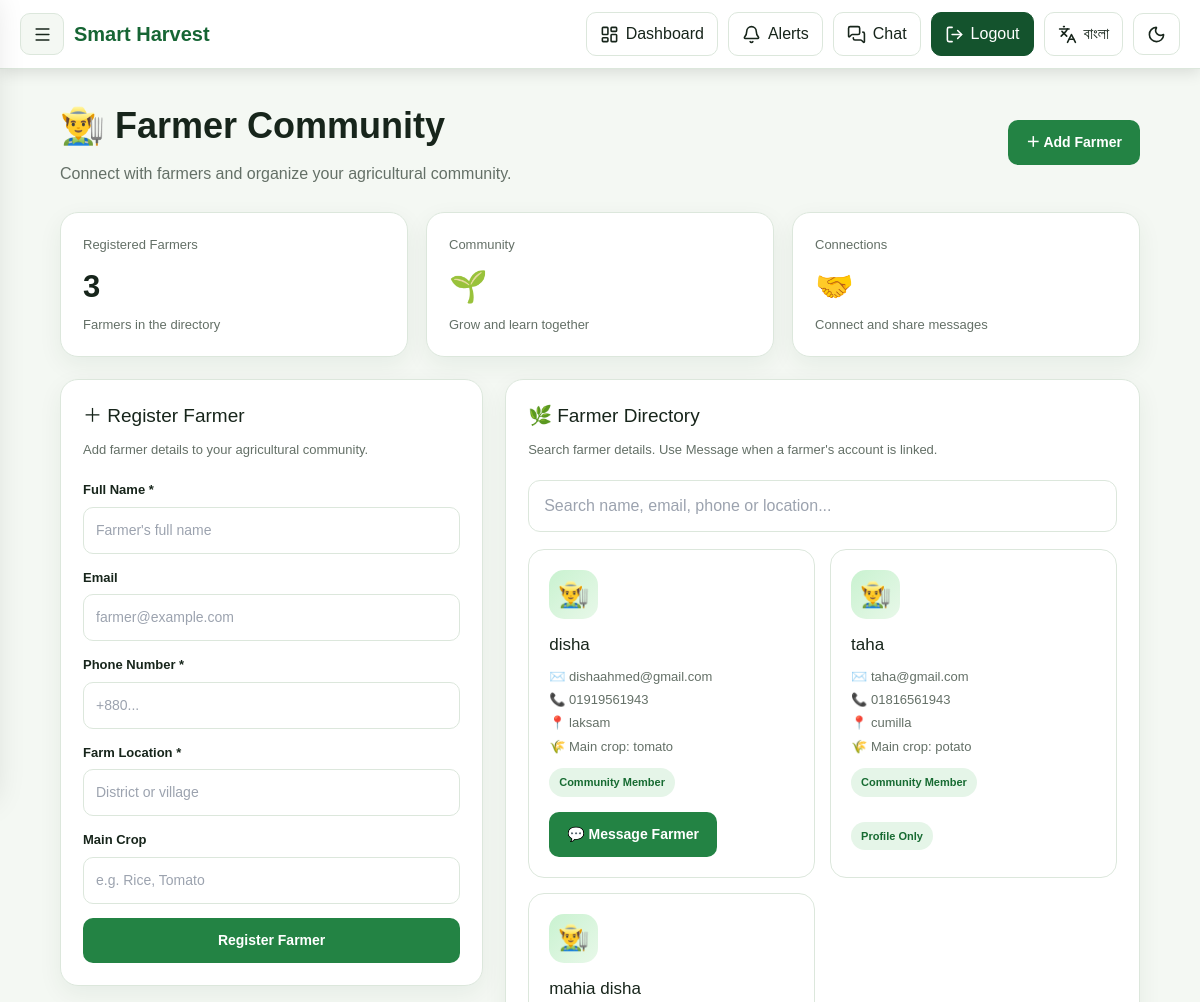
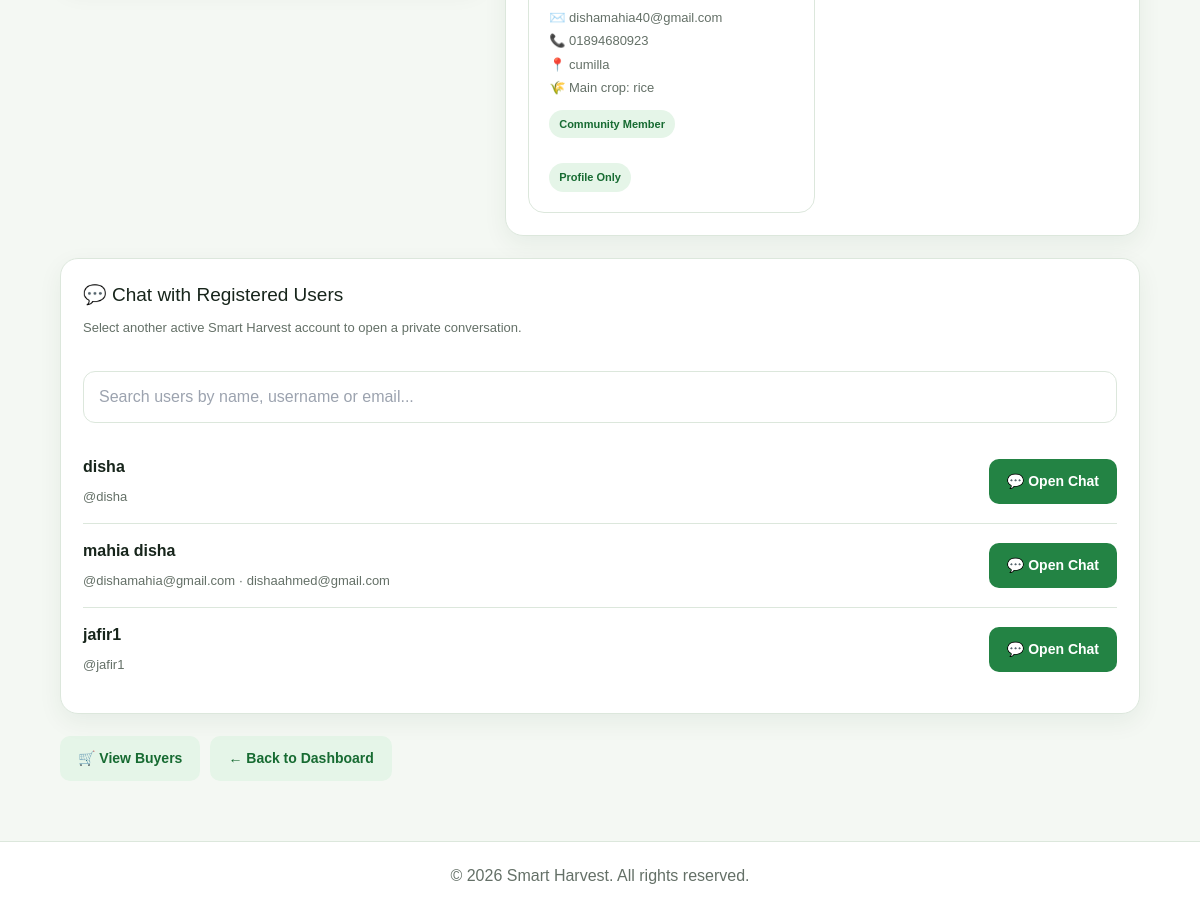
Page /farmers/ (signed in) on the committed database (2 pictures, top to bottom).
### harvest_irregation/models.py (models this page shows, shortened)
class Farmer(models.Model):
    name = models.CharField(max_length=150)
    email = models.EmailField(blank=True)
    phone = models.CharField(max_length=20)
    location = models.CharField(max_length=200)
    main_crop = models.CharField(
        max_length=100,
        blank=True,
    )
    user = models.OneToOneField(
        User,
        on_delete=models.SET_NULL,
        null=True,
        blank=True,
        related_name="farmer_profile",
    )
    created_by = models.ForeignKey(
        User,
        on_delete=models.CASCADE,
        related_name="registered_farmers",
    )
    created_at = models.DateTimeField(
        auto_now_add=True,
    )
    class Meta:
        ordering = ["-created_at"]

### harvest_irregation/views.py (the view, shortened to what this page needs)
# urls.py: path("farmers/", views.farmers, name="farmers"),
@login_required(login_url="login")
@require_http_methods(["GET", "POST"])
def farmers(request):
    farmer_list = Farmer.objects.select_related("user", "created_by").all()
    chat_users = User.objects.filter(is_active=True).exclude(
        pk=request.user.pk
    ).order_by("username")
    return render(
        request,
        "farmers.html",
        {
            "farmers": farmer_list,
            "chat_users": chat_users,
        },
    )

### templates/farmers.html (shortened to what this page needs)
{% extends "base.html" %}
{% load static %}
{% block content %}
<div class="fm-page">
    <header class="fm-head">
        <div>
            <h1>👨‍🌾 Farmer Community</h1>
            <p>Connect with farmers and organize your agricultural community.</p>
        </div>
        <a class="fm-btn" href="#add-farmer">＋ Add Farmer</a>
    </header>
    <div class="fm-stats">
        <article class="fm-card">
            <div class="fm-label">Registered Farmers</div>
            <div class="fm-number">{{ farmers|length }}</div>
            <div class="fm-label">Farmers in the directory</div>
        </article>
        <article class="fm-card">
            <div class="fm-label">Community</div>
            <div class="fm-number">🌱</div>
            <div class="fm-label">Grow and learn together</div>
        </article>
        <article class="fm-card">
            <div class="fm-label">Connections</div>
            <div class="fm-number">🤝</div>
            <div class="fm-label">Connect and share messages</div>
        </article>
    </div>
    <div class="fm-content">
        <section class="fm-card" id="add-farmer">
            <h2>＋ Register Farmer</h2>
            <p class="fm-help">
                Add farmer details to your agricultural community.
            </p>
            <form method="POST" action="{% url 'farmers' %}" class="fm-form">
                <div class="fm-field">
                    <label for="fm-name">Full Name *</label>
                    <input id="fm-name" name="name" type="text"
                           placeholder="Farmer's full name"
                           maxlength="150" autocomplete="name" required>
                </div>
                <div class="fm-field">
                    <label for="fm-email">Email</label>
                    <input id="fm-email" name="email" type="email"
                           placeholder="farmer@example.com"
                           maxlength="254" autocomplete="email">
                </div>
                <div class="fm-field">
                    <label for="fm-phone">Phone Number *</label>
                    <input id="fm-phone" name="phone" type="tel"
                           placeholder="+880..."
                           maxlength="20" autocomplete="tel" required>
                </div>
                <div class="fm-field">
                    <label for="fm-location">Farm Location *</label>
                    <input id="fm-location" name="location" type="text"
                           placeholder="District or village"
                           maxlength="200" required>
                </div>
                <div class="fm-field">
                    <label for="fm-crop">Main Crop</label>
                    <input id="fm-crop" name="main_crop" type="text"
                           placeholder="e.g. Rice, Tomato" maxlength="100">
                </div>
                <button type="submit" class="fm-btn">
                    Register Farmer
                </button>
            </form>
        </section>
        <section class="fm-card">
            <h2>🌿 Farmer Directory</h2>
            <p class="fm-help">
                Search farmer details. Use Message when a farmer's account is linked.
            </p>
            <input class="fm-search"
                   id="farmerSearch"
                   type="search"
                   placeholder="Search name, email, phone or location..."
                   aria-label="Search farmers">
            <div class="fm-list" id="farmerList">
                {% for farmer in farmers %}
                    <article class="fm-person farmer-item">
                        <div class="fm-avatar" aria-hidden="true">👨‍🌾</div>
                        <h3>{{ farmer.name }}</h3>
                        <div class="fm-detail">
                            {% if farmer.email %}
                                ✉️ {{ farmer.email }}
                            {% else %}
                                ✉️ Email not provided
                            {% endif %}
                            <br>📞 {{ farmer.phone }}
                            <br>📍 {{ farmer.location }}
                            {% if farmer.main_crop %}
                                <br>🌾 Main crop: {{ farmer.main_crop }}
                            {% endif %}
                        </div>
                        <span class="fm-tag">Community Member</span>
                        <div class="fm-person-actions">
                            {% if farmer.user_id %}
                                {% if farmer.user_id != request.user.id %}
                                    <a class="fm-btn"
                                       href="{% url 'direct_chat' user_id=farmer.user_id %}">
                                        💬 Message Farmer
                                    </a>
                                {% else %}
                                    <span class="fm-tag">Your Account</span>
                                {% endif %}
                            {% else %}
                                <span class="fm-tag"
                                      title="This farmer has no linked login account.">
                                    Profile Only
                                </span>
                            {% endif %}
                        </div>
                    </article>
                {% empty %}
                    <div class="fm-empty">
                        <div style="font-size:40px">🌾</div>
                        <strong>No farmers found</strong>
                        <p>Registered farmers will appear here.</p>
                    </div>
                {% endfor %}
            </div>
        </section>
    </div>
    <section class="fm-card fm-chat-section">
        <h2>💬 Chat with Registered Users</h2>
        <p class="fm-help">
            Select another active Smart Harvest account to open a private conversation.
        </p>
        <input
            class="fm-search fm-chat-search"
            id="chatUserSearch"
            type="search"
            placeholder="Search users by name, username or email..."
            aria-label="Search registered users"
        >
        <div id="chatUserList">
            {% for chat_user in chat_users %}
                <div class="fm-chat-user chat-user">
                    <div class="fm-chat-user-info">
                        <strong>
                            {% if chat_user.first_name %}
                                {{ chat_user.first_name }}
                            {% else %}
                                {{ chat_user.username }}
                            {% endif %}
                        </strong>
                        <span>
                            @{{ chat_user.username }}
                            {% if chat_user.email %}
                                · {{ chat_user.email }}
                            {% endif %}
                        </span>
                    </div>
                    <a
                        class="fm-btn"
                        href="{% url 'direct_chat' user_id=chat_user.id %}"
                    >
                        💬 Open Chat
                    </a>
                </div>
            {% empty %}
                <div class="fm-empty">
                    No other registered users are available yet.
                    Create a second test account to try messaging.
                </div>
            {% endfor %}
        </div>
    </section>
    <div class="fm-footer-actions">
        <a class="fm-btn alt" href="{% url 'buyers' %}">🛒 View Buyers</a>
        <a class="fm-btn alt" href="{% url 'dashboard' %}">← Back to Dashboard</a>
    </div>
</div>
{% endblock %}

### templates/base.html (shortened to what this page needs)
{% load static %}
<!DOCTYPE html>
<html lang="en" data-theme="light">
<head>
    <script src="https://cdn.tailwindcss.com"></script>
</head>
<body>
<header class="top-navbar">
    <div class="nav-left">
        <button class="menu-toggle" id="sidebarToggle"
                type="button" aria-label="Open navigation menu"
                aria-controls="slideSidebar" aria-expanded="false">
            <i data-lucide="menu"></i>
        </button>
        <a href="{% url 'index' %}" class="brand">
            <span>Smart Harvest</span>
        </a>
    </div>
    <div class="nav-right">
        {% if request.user.is_authenticated %}
            <a href="{% url 'dashboard' %}" class="nav-btn">
                <i data-lucide="layout-dashboard"></i>
                <span class="btn-text" data-en="Dashboard" data-bn="ড্যাশবোর্ড">Dashboard</span>
            </a>
            <div class="notification-wrap">
                <a href="{% url 'dashboard' %}#notifications"
                   class="nav-btn" aria-label="Notifications"
                   title="Notifications">
                    <i data-lucide="bell"></i>
                    <span class="btn-text" data-en="Alerts" data-bn="নোটিফিকেশন">Alerts</span>
                </a>
            </div>
            <a href="{% url 'farmers' %}" class="nav-btn"
               title="Chat with farmers and buyers">
                <i data-lucide="messages-square"></i>
                <span class="btn-text" data-en="Chat" data-bn="চ্যাট">Chat</span>
            </a>
            <form method="post" action="{% url 'logout' %}" style="display:inline;">
                <button type="submit" class="nav-btn login-btn">
                    <i data-lucide="log-out"></i>
                    <span class="btn-text" data-en="Logout" data-bn="লগআউট">Logout</span>
                </button>
            </form>
        {% endif %}
        <button class="nav-btn" id="languageToggle" type="button"
                aria-label="Change language">
            <i data-lucide="languages"></i>
            <span id="languageLabel">বাংলা</span>
        </button>
        <button class="nav-btn" id="themeToggle" type="button"
                aria-label="Toggle dark mode">
            <i data-lucide="moon" id="themeIcon"></i>
        </button>
    </div>
</header>
<main class="page-content">
    {% block content %}{% endblock %}
</main>
{% block footer %}
<footer class="site-footer">
    <p>
        &copy; {% now "Y" %} Smart Harvest.
        <span data-en="All rights reserved." data-bn="সর্বস্বত্ব সংরক্ষিত।">
        </span>
    </p>
</footer>
{% endblock %}
</body>
</html>

### templates/farmers.html (style rules this page uses)
.fm-page { padding: 30px 5%; min-height: 80vh; background: var(--bg, #f7faf7); color: var(--text, #20352a); }
.fm-page * { box-sizing: border-box; }
.fm-head { display: flex; justify-content: space-between; align-items: center; flex-wrap: wrap; gap: 16px; margin-bottom: 25px; }
.fm-head h1 { font-size: clamp(27px, 4vw, 36px); font-weight: 800; margin: 0 0 8px; }
.fm-head p { margin: 0; color: var(--muted, #718078); line-height: 1.6; }
.fm-btn { display: inline-flex; justify-content: center; align-items: center; gap: 7px; padding: 12px 18px; border-radius: 10px; border: 0; background: #238344; color: #fff; text-decoration: none; font-weight: 700; cursor: pointer; transition: .25s; font-family: inherit; font-size: 14px; }
.fm-btn.alt { background: #e5f5e8; color: #176b32; }
.fm-stats { display: grid; grid-template-columns: repeat(3, minmax(0, 1fr)); gap: 18px; margin-bottom: 22px; }
.fm-card { background: var(--card-bg, #fff); border: 1px solid var(--border, #e5ece6); border-radius: 18px; padding: 22px; box-shadow: 0 8px 25px #163b2010; animation: fmUp .5s both; transition: .25s; min-width: 0; }
.fm-label { font-size: 13px; color: var(--muted, #718078); }
.fm-number { font-size: 31px; font-weight: 800; margin: 10px 0 4px; }
.fm-content { display: grid; grid-template-columns: .8fr 1.2fr; gap: 22px; align-items: start; }
.fm-card h2 { font-size: 19px; margin: 0 0 8px; }
.fm-help { font-size: 13px; color: var(--muted, #718078); line-height: 1.65; margin: 0 0 20px; }
.fm-form { display: grid; grid-template-columns: 1fr; gap: 14px; }
.fm-field label { display: block; font-size: 13px; font-weight: 700; margin-bottom: 7px; }
.fm-field input { width: 100%; padding: 12px; border: 1px solid var(--border, #dce5dd); border-radius: 10px; background: var(--input-bg, #fff); color: var(--text, #20352a); font: inherit; font-size: 14px; }
.fm-search { width: 100%; padding: 13px 15px; border: 1px solid var(--border, #dce5dd); border-radius: 12px; background: var(--input-bg, #fff); color: var(--text, #20352a); font: inherit; margin-bottom: 17px; }
.fm-list { display: grid; grid-template-columns: repeat(2, minmax(0, 1fr)); gap: 15px; }
.fm-person { padding: 20px; border: 1px solid var(--border, #e5ece6); background: var(--card-bg, #fff); border-radius: 16px; transition: .25s; animation: fmUp .5s both; min-width: 0; overflow-wrap: anywhere; }
.fm-avatar { width: 49px; height: 49px; display: flex; align-items: center; justify-content: center; border-radius: 15px; background: linear-gradient(135deg, #c9f2d0, #e8f8e9); font-size: 25px; margin-bottom: 13px; }
.fm-person h3 { font-size: 17px; margin: 0 0 7px; overflow-wrap: anywhere; }
.fm-detail { font-size: 13px; color: var(--muted, #718078); line-height: 1.8; overflow-wrap: anywhere; }
.fm-tag { display: inline-block; margin-top: 10px; padding: 6px 10px; background: #e5f5e8; color: #176b32; border-radius: 20px; font-size: 11px; font-weight: 700; }
.fm-person-actions { display: flex; gap: 10px; flex-wrap: wrap; align-items: center; margin-top: 15px; }
.fm-footer-actions { display: flex; gap: 10px; flex-wrap: wrap; margin-top: 22px; }
.fm-chat-section { margin-top: 22px; }
.fm-chat-search { margin-top: 12px; }
.fm-chat-user { display: flex; align-items: center; justify-content: space-between; flex-wrap: wrap; gap: 14px; padding: 15px 0; border-bottom: 1px solid var(--border, #e5ece6); }
.fm-chat-user:last-child { border-bottom: 0; }
.fm-chat-user-info { min-width: 0; overflow-wrap: anywhere; }
.fm-chat-user-info strong { display: block; margin-bottom: 5px; }
.fm-chat-user-info span { font-size: 13px; color: var(--muted, #718078); }

### rows in the picture
Farmer: name "disha", email "dishaahmed@gmail.com", phone "01919561943", location "laksam", main_crop "tomato", shows "💬 Message Farmer"
Farmer: name "taha", email "taha@gmail.com", phone "01816561943", location "cumilla", main_crop "potato", shows "Profile Only"
Farmer: name "mahia disha", email "dishamahia40@gmail.com", phone "01894680923", location "cumilla", main_crop "rice", shows "Profile Only"

### other values in the picture
{{ farmers|length }} "3"
{{ chat_user.username }} "disha"
{{ chat_user.first_name }} "mahia disha"
{{ chat_user.username }} "dishamahia@gmail.com"
{{ chat_user.email }} "dishaahmed@gmail.com"
{{ chat_user.username }} "jafir1"
